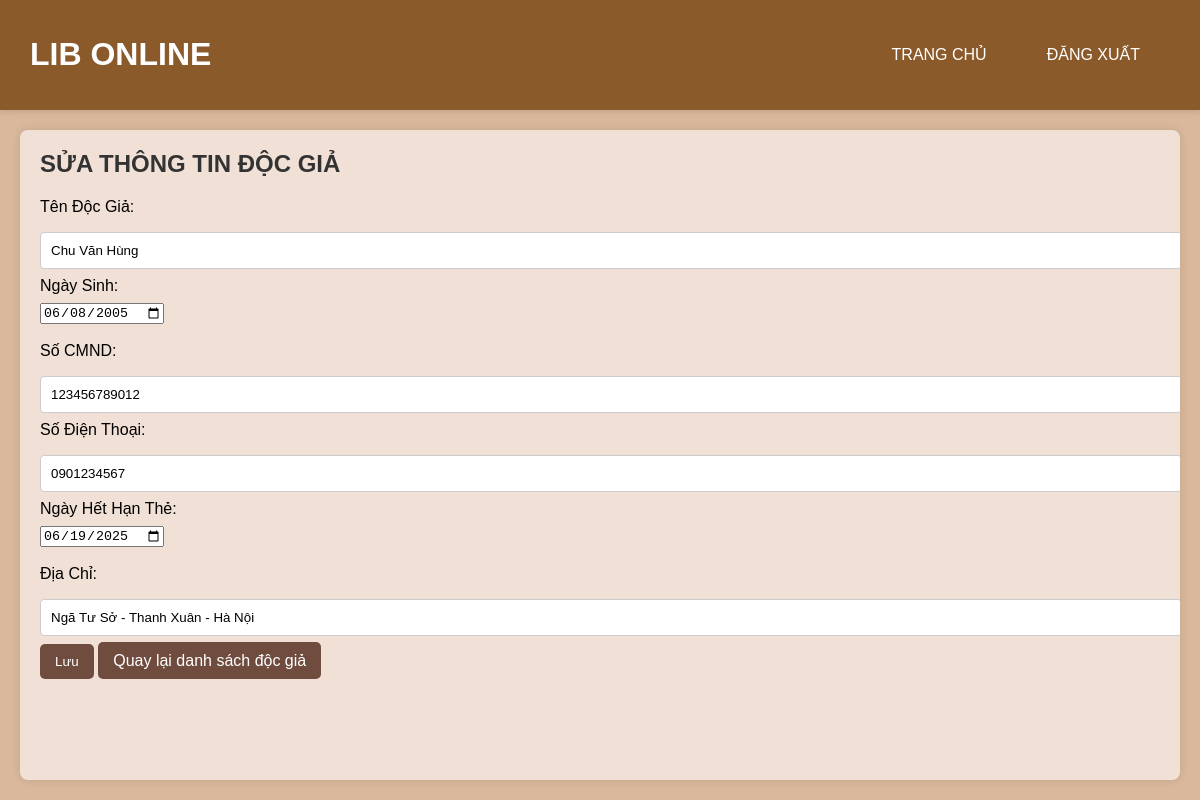
Page /edit_member/1 on the committed database.
### tables this page shows
CREATE TABLE doc_Gia (
    id_docgia INTEGER PRIMARY KEY AUTOINCREMENT,
    ten_docgia TEXT NOT NULL,
    ngay_sinh DATE,
    so_CMND TEXT NOT NULL,
    so_DT TEXT,
    ngay_HHT DATE,
    dia_Chi TEXT
);

### app.py (the view)
@app.route('/edit_member/<int:id_docgia>', methods=['GET'])
def edit_member(id_docgia):
    conn = sqlite3.connect('thuvien.db')
    cur = conn.cursor()
    cur.execute('SELECT * FROM doc_Gia WHERE id_docgia = ?', (id_docgia,))
    member = cur.fetchone()
    conn.close()
    if member:
        return render_template('edit_members.html', member=member)
    else:
        return 'Độc giả không tồn tại', 404

### templates/edit_members.html (shortened to what this page needs)
<!DOCTYPE html>
<html lang="vi">
<head>
    <link rel="stylesheet" href="{{ url_for('static', filename='styles.css') }}">
</head>
<body>
    <header>
        <h1>LIB ONLINE</h1>
        <nav>
            <ul>
                <li><a href="/home">TRANG CHỦ</a></li>
                <li><a href="/logout">ĐĂNG XUẤT</a></li>
            </ul>
        </nav>
    </header>
    <main>
        <h2>SỬA THÔNG TIN ĐỘC GIẢ</h2>
        <form action="{{ url_for('update_member', id_docgia=member[0]) }}" method="post" onsubmit="return validateForm()">
            <label for="ten_docgia">Tên Độc Giả:</label>
            <input type="text" id="ten_docgia" name="ten_docgia" value="{{ member[1] }}" required><br>
            <label for="ngay_sinh">Ngày Sinh:</label>
            <input type="date" id="ngay_sinh" name="ngay_sinh" value="{{ member[2] }}" required><br>
            <br>
            <label for="so_CMND">Số CMND:</label>
            <input type="text" id="so_CMND" name="so_CMND" value="{{ member[3] }}" required><br>
            <label for="so_DT">Số Điện Thoại:</label>
            <input type="text" id="so_DT" name="so_DT" value="{{ member[4] }}" required><br>
            <label for="ngay_HHT">Ngày Hết Hạn Thẻ:</label>
            <input type="date" id="ngay_HHT" name="ngay_HHT" value="{{ member[5] }}" required><br>
            <br>
            <label for="dia_Chi">Địa Chỉ:</label>
            <input type="text" id="dia_Chi" name="dia_Chi" value="{{ member[6] }}" required><br>
            <button class="btn" type="submit">Lưu</button>
            <a href="{{ url_for('members') }}" class="btn">Quay lại danh sách độc giả</a>
        </form>
    </main>
</body>
</html>

### static/styles.css (style rules this page uses)
body { font-family: Arial, sans-serif; margin: 0; padding: 0; background-color: #d9b89c; display: flex; flex-direction: column; min-height: 100vh; }
header { display: flex; justify-content: space-between; align-items: center; background: #8b5a2b; color: white; padding: 15px 30px; box-shadow: 0 2px 5px rgba(0, 0, 0, 0.1); }
nav ul { list-style-type: none; padding: 0; display: flex; }
nav ul li { margin: 0 15px; }
nav ul li a { color: white; text-decoration: none; padding: 10px 15px; border-radius: 5px; transition: background 0.3s, color 0.3s; }
main { margin: 20px; background: #f0e0d6; padding: 20px; border-radius: 8px; box-shadow: 0 0 10px rgba(0, 0, 0, 0.1); flex: 1; overflow-x: auto; }
h2 { margin-top: 0; color: #333; }
form { margin-bottom: 20px; }
form label { display: block; margin-bottom: 8px; }
input[type="text"], input[type="email"], input[type="password"], input[type="number"] { width: 100%; padding: 10px; margin: 8px 0; border: 1px solid #ccc; border-radius: 4px; }
input[type="submit"], .btn { background-color: #6f4c3e; color: white; border: none; padding: 10px 15px; border-radius: 5px; cursor: pointer; text-decoration: none; transition: background-color 0.3s; }

### rows in the picture
doc_Gia: ten_docgia "Chu Văn Hùng", ngay_sinh "06/08/2005", so_CMND "123456789012", so_DT "0901234567", ngay_HHT "06/19/2025", dia_Chi "Ngã Tư Sở - Thanh Xuân - Hà Nội"
